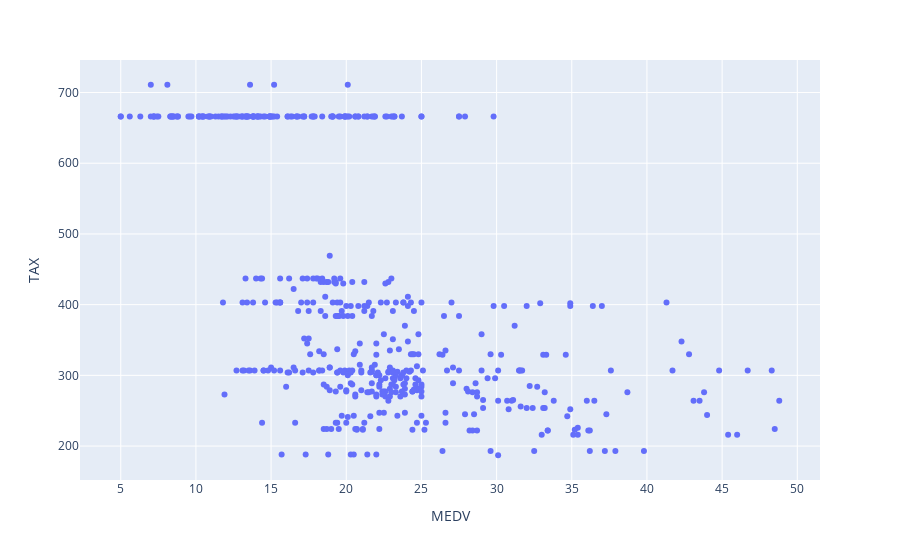

The cell this chart's notebook holds for it:
### Code cell
px.scatter(data_drop_max, x='MEDV', y='TAX')

### Figure 1 — Plotly figure (JSON) as saved in the notebook; plotly's stock layout.template omitted (floating-point values rounded to 4 significant figures; data arrays with more than 128 entries replaced by an {"elided": "..."} marker saying what was removed)
{"data": [{"hovertemplate": "MEDV=%{x}<br>TAX=%{y}<extra></extra>", "legendgroup": "", "marker": {"color": "#636efa", "symbol": "circle"}, "mode": "markers", "name": "", "showlegend": false, "type": "scatter", "x": {"elided": "490 float values"}, "xaxis": "x", "y": {"elided": "490 int values"}, "yaxis": "y"}], "layout": {"legend": {"tracegroupgap": 0}, "margin": {"t": 60}, "xaxis": {"anchor": "y", "domain": [0, 1], "title": {"text": "MEDV"}}, "yaxis": {"anchor": "x", "domain": [0, 1], "title": {"text": "TAX"}}}}
